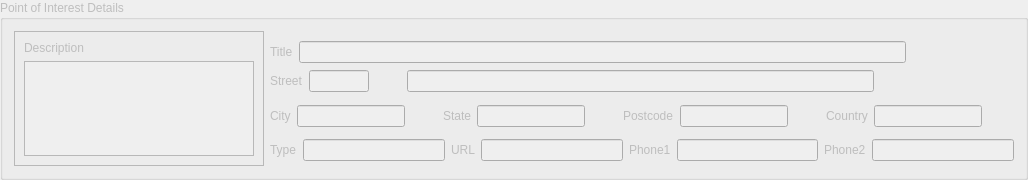
           <widget class="QGroupBox" name="groupBox_Details">
            <property name="enabled">
             <bool>false</bool>
            </property>
            <property name="minimumSize">
             <size>
              <width>0</width>
              <height>180</height>
             </size>
            </property>
            <property name="maximumSize">
             <size>
              <width>16777215</width>
              <height>180</height>
             </size>
            </property>
            <property name="title">
             <string>Point of Interest Details</string>
            </property>
            <layout class="QHBoxLayout" name="horizontalLayout">
             <item>
              <widget class="QFrame" name="frame_3">
               <property name="sizePolicy">
                <sizepolicy hsizetype="MinimumExpanding" vsizetype="MinimumExpanding">
                 <horstretch>0</horstretch>
                 <verstretch>0</verstretch>
                </sizepolicy>
               </property>
               <property name="minimumSize">
                <size>
                 <width>200</width>
                 <height>0</height>
                </size>
               </property>
               <property name="maximumSize">
                <size>
                 <width>250</width>
                 <height>16777215</height>
                </size>
               </property>
               <property name="frameShape">
                <enum>QFrame::StyledPanel</enum>
               </property>
               <property name="frameShadow">
                <enum>QFrame::Raised</enum>
               </property>
               <layout class="QVBoxLayout" name="verticalLayout_3">
                <item>
                 <widget class="QLabel" name="labelDescription">
                  <property name="sizePolicy">
                   <sizepolicy hsizetype="MinimumExpanding" vsizetype="Preferred">
                    <horstretch>0</horstretch>
                    <verstretch>0</verstretch>
                   </sizepolicy>
                  </property>
                  <property name="maximumSize">
                   <size>
                    <width>150</width>
                    <height>16777215</height>
                   </size>
                  </property>
                  <property name="text">
                   <string>Description</string>
                  </property>
                 </widget>
                </item>
                <item>
                 <widget class="QPlainTextEdit" name="plainTextEdit_Description">
                  <property name="sizePolicy">
                   <sizepolicy hsizetype="Expanding" vsizetype="Expanding">
                    <horstretch>0</horstretch>
                    <verstretch>0</verstretch>
                   </sizepolicy>
                  </property>
                  <property name="minimumSize">
                   <size>
                    <width>0</width>
                    <height>0</height>
                   </size>
                  </property>
                  <property name="maximumSize">
                   <size>
                    <width>16777215</width>
                    <height>16777215</height>
                   </size>
                  </property>
                 </widget>
                </item>
               </layout>
              </widget>
             </item>
             <item>
              <layout class="QVBoxLayout" name="verticalLayout_4">
               <property name="leftMargin">
                <number>0</number>
               </property>
               <property name="topMargin">
                <number>5</number>
               </property>
               <property name="bottomMargin">
                <number>0</number>
               </property>
               <item>
                <layout class="QHBoxLayout" name="horizontalLayout_2">
                 <property name="leftMargin">
                  <number>0</number>
                 </property>
                 <property name="topMargin">
                  <number>0</number>
                 </property>
                 <property name="rightMargin">
                  <number>0</number>
                 </property>
                 <item>
                  <layout class="QVBoxLayout" name="verticalLayout_9">
                   <property name="topMargin">
                    <number>0</number>
                   </property>
                   <property name="bottomMargin">
                    <number>0</number>
                   </property>
                   <item>
                    <layout class="QHBoxLayout" name="horizontalLayout_4">
                     <property name="topMargin">
                      <number>0</number>
                     </property>
                     <item>
                      <widget class="QLabel" name="label_4">
                       <property name="text">
                        <string>Title</string>
                       </property>
                      </widget>
                     </item>
                     <item>
                      <widget class="QLineEdit" name="lineEdit_title"/>
                     </item>
                    </layout>
                   </item>
                   <item>
                    <layout class="QHBoxLayout" name="horizontalLayout_5">
                     <property name="leftMargin">
                      <number>0</number>
                     </property>
                     <property name="topMargin">
                      <number>0</number>
                     </property>
                     <item>
                      <widget class="QLabel" name="label">
                       <property name="text">
                        <string>Street</string>
                       </property>
                      </widget>
                     </item>
                     <item>
                      <widget class="QLineEdit" name="lineEdit_Door">
                       <property name="minimumSize">
                        <size>
                         <width>40</width>
                         <height>0</height>
                        </size>
                       </property>
                       <property name="maximumSize">
                        <size>
                         <width>60</width>
                         <height>16777215</height>
                        </size>
                       </property>
                      </widget>
                     </item>
                     <item>
                      <widget class="QLabel" name="label_DoorEdited">
                       <property name="minimumSize">
                        <size>
                         <width>10</width>
                         <height>24</height>
                        </size>
                       </property>
                       <property name="maximumSize">
                        <size>
                         <width>10</width>
                         <height>24</height>
                        </size>
                       </property>
                       <property name="text">
                        <string/>
                       </property>
                       <property name="pixmap">
                        <pixmap resource="icons.qrc">:/icons/editedmarker.png</pixmap>
                       </property>
                       <property name="scaledContents">
                        <bool>true</bool>
                       </property>
                      </widget>
                     </item>
                     <item>
                      <widget class="QLabel" name="label_DoorGeo">
                       <property name="enabled">
                        <bool>false</bool>
                       </property>
                       <property name="minimumSize">
                        <size>
                         <width>10</width>
                         <height>24</height>
                        </size>
                       </property>
                       <property name="maximumSize">
                        <size>
                         <width>10</width>
                         <height>24</height>
                        </size>
                       </property>
                       <property name="text">
                        <string/>
                       </property>
                       <property name="pixmap">
                        <pixmap resource="icons.qrc">:/icons/geomarker.png</pixmap>
                       </property>
                       <property name="scaledContents">
                        <bool>true</bool>
                       </property>
                      </widget>
                     </item>
                     <item>
                      <widget class="QLineEdit" name="lineEdit_Street"/>
                     </item>
                     <item>
                      <widget class="QLabel" name="label_StreetEdited">
                       <property name="minimumSize">
                        <size>
                         <width>10</width>
                         <height>24</height>
                        </size>
                       </property>
                       <property name="maximumSize">
                        <size>
                         <width>10</width>
                         <height>24</height>
                        </size>
                       </property>
                       <property name="text">
                        <string/>
                       </property>
                       <property name="pixmap">
                        <pixmap resource="icons.qrc">:/icons/editedmarker.png</pixmap>
                       </property>
                       <property name="scaledContents">
                        <bool>true</bool>
                       </property>
                      </widget>
                     </item>
                     <item>
                      <widget class="QLabel" name="label_StreetGeo">
                       <property name="enabled">
                        <bool>false</bool>
                       </property>
                       <property name="sizePolicy">
                        <sizepolicy hsizetype="Preferred" vsizetype="Preferred">
                         <horstretch>0</horstretch>
                         <verstretch>0</verstretch>
                        </sizepolicy>
                       </property>
                       <property name="minimumSize">
                        <size>
                         <width>10</width>
                         <height>24</height>
                        </size>
                       </property>
                       <property name="maximumSize">
                        <size>
                         <width>10</width>
                         <height>24</height>
                        </size>
                       </property>
                       <property name="text">
                        <string/>
                       </property>
                       <property name="pixmap">
                        <pixmap resource="icons.qrc">:/icons/geomarker.png</pixmap>
                       </property>
                       <property name="scaledContents">
                        <bool>true</bool>
                       </property>
                      </widget>
                     </item>
                    </layout>
                   </item>
                  </layout>
                 </item>
                 <item>
                  <widget class="QLabel" name="label_MarkerPinError">
                   <property name="minimumSize">
                    <size>
                     <width>48</width>
                     <height>48</height>
                    </size>
                   </property>
                   <property name="maximumSize">
                    <size>
                     <width>48</width>
                     <height>48</height>
                    </size>
                   </property>
                   <property name="text">
                    <string/>
                   </property>
                   <property name="pixmap">
                    <pixmap resource="icons.qrc">:/icons/panelpin-error.png</pixmap>
                   </property>
                   <property name="scaledContents">
                    <bool>true</bool>
                   </property>
                   <property name="alignment">
                    <set>Qt::AlignCenter</set>
                   </property>
                  </widget>
                 </item>
                 <item>
                  <widget class="QLabel" name="label_MarkerPin">
                   <property name="enabled">
                    <bool>false</bool>
                   </property>
                   <property name="minimumSize">
                    <size>
                     <width>48</width>
                     <height>48</height>
                    </size>
                   </property>
                   <property name="maximumSize">
                    <size>
                     <width>48</width>
                     <height>48</height>
                    </size>
                   </property>
                   <property name="text">
                    <string/>
                   </property>
                   <property name="pixmap">
                    <pixmap resource="icons.qrc">:/icons/panelpin.png</pixmap>
                   </property>
                   <property name="scaledContents">
                    <bool>true</bool>
                   </property>
                   <property name="alignment">
                    <set>Qt::AlignCenter</set>
                   </property>
                  </widget>
                 </item>
                </layout>
               </item>
               <item>
                <layout class="QHBoxLayout" name="horizontalLayout_6">
                 <property name="topMargin">
                  <number>0</number>
                 </property>
                 <item>
                  <widget class="QLabel" name="label_5">
                   <property name="text">
                    <string>City</string>
                   </property>
                  </widget>
                 </item>
                 <item>
                  <widget class="QLineEdit" name="lineEdit_City"/>
                 </item>
                 <item>
                  <widget class="QLabel" name="label_CityEdited">
                   <property name="minimumSize">
                    <size>
                     <width>10</width>
                     <height>24</height>
                    </size>
                   </property>
                   <property name="maximumSize">
                    <size>
                     <width>10</width>
                     <height>24</height>
                    </size>
                   </property>
                   <property name="text">
                    <string/>
                   </property>
                   <property name="pixmap">
                    <pixmap resource="icons.qrc">:/icons/editedmarker.png</pixmap>
                   </property>
                   <property name="scaledContents">
                    <bool>true</bool>
                   </property>
                  </widget>
                 </item>
                 <item>
                  <widget class="QLabel" name="label_CityGeo">
                   <property name="enabled">
                    <bool>false</bool>
                   </property>
                   <property name="minimumSize">
                    <size>
                     <width>10</width>
                     <height>24</height>
                    </size>
                   </property>
                   <property name="maximumSize">
                    <size>
                     <width>10</width>
                     <height>24</height>
                    </size>
                   </property>
                   <property name="text">
                    <string/>
                   </property>
                   <property name="pixmap">
                    <pixmap resource="icons.qrc">:/icons/geomarker.png</pixmap>
                   </property>
                   <property name="scaledContents">
                    <bool>true</bool>
                   </property>
                  </widget>
                 </item>
                 <item>
                  <widget class="QLabel" name="label_6">
                   <property name="text">
                    <string>State</string>
                   </property>
                  </widget>
                 </item>
                 <item>
                  <widget class="QLineEdit" name="lineEdit_State"/>
                 </item>
                 <item>
                  <widget class="QLabel" name="label_StateEdited">
                   <property name="enabled">
                    <bool>false</bool>
                   </property>
                   <property name="sizePolicy">
                    <sizepolicy hsizetype="Preferred" vsizetype="Preferred">
                     <horstretch>0</horstretch>
                     <verstretch>0</verstretch>
                    </sizepolicy>
                   </property>
                   <property name="minimumSize">
                    <size>
                     <width>10</width>
                     <height>24</height>
                    </size>
                   </property>
                   <property name="maximumSize">
                    <size>
                     <width>10</width>
                     <height>24</height>
                    </size>
                   </property>
                   <property name="text">
                    <string/>
                   </property>
                   <property name="pixmap">
                    <pixmap resource="icons.qrc">:/icons/editedmarker.png</pixmap>
                   </property>
                   <property name="scaledContents">
                    <bool>true</bool>
                   </property>
                  </widget>
                 </item>
                 <item>
                  <widget class="QLabel" name="label_StateGeo">
                   <property name="enabled">
                    <bool>false</bool>
                   </property>
                   <property name="minimumSize">
                    <size>
                     <width>10</width>
                     <height>24</height>
                    </size>
                   </property>
                   <property name="maximumSize">
                    <size>
                     <width>10</width>
                     <height>24</height>
                    </size>
                   </property>
                   <property name="text">
                    <string/>
                   </property>
                   <property name="pixmap">
                    <pixmap resource="icons.qrc">:/icons/geomarker.png</pixmap>
                   </property>
                   <property name="scaledContents">
                    <bool>true</bool>
                   </property>
                  </widget>
                 </item>
                 <item>
                  <widget class="QLabel" name="label_7">
                   <property name="text">
                    <string>Postcode</string>
                   </property>
                  </widget>
                 </item>
                 <item>
                  <widget class="QLineEdit" name="lineEdit_Postcode">
                   <property name="maximumSize">
                    <size>
                     <width>120</width>
                     <height>16777215</height>
                    </size>
                   </property>
                  </widget>
                 </item>
                 <item>
                  <widget class="QLabel" name="label_PostcodeEdited">
                   <property name="enabled">
                    <bool>false</bool>
                   </property>
                   <property name="minimumSize">
                    <size>
                     <width>10</width>
                     <height>24</height>
                    </size>
                   </property>
                   <property name="maximumSize">
                    <size>
                     <width>10</width>
                     <height>24</height>
                    </size>
                   </property>
                   <property name="text">
                    <string/>
                   </property>
                   <property name="pixmap">
                    <pixmap resource="icons.qrc">:/icons/editedmarker.png</pixmap>
                   </property>
                   <property name="scaledContents">
                    <bool>true</bool>
                   </property>
                  </widget>
                 </item>
                 <item>
                  <widget class="QLabel" name="label_PostcodeGeo">
                   <property name="enabled">
                    <bool>false</bool>
                   </property>
                   <property name="minimumSize">
                    <size>
                     <width>10</width>
                     <height>24</height>
                    </size>
                   </property>
                   <property name="maximumSize">
                    <size>
                     <width>10</width>
                     <height>24</height>
                    </size>
                   </property>
                   <property name="text">
                    <string/>
                   </property>
                   <property name="pixmap">
                    <pixmap resource="icons.qrc">:/icons/geomarker.png</pixmap>
                   </property>
                   <property name="scaledContents">
                    <bool>true</bool>
                   </property>
                  </widget>
                 </item>
                 <item>
                  <widget class="QLabel" name="label_8">
                   <property name="text">
                    <string>Country</string>
                   </property>
                  </widget>
                 </item>
                 <item>
                  <widget class="QLineEdit" name="lineEdit_Country"/>
                 </item>
                 <item>
                  <widget class="QLabel" name="label_CountryEdited">
                   <property name="minimumSize">
                    <size>
                     <width>10</width>
                     <height>24</height>
                    </size>
                   </property>
                   <property name="maximumSize">
                    <size>
                     <width>10</width>
                     <height>24</height>
                    </size>
                   </property>
                   <property name="text">
                    <string/>
                   </property>
                   <property name="pixmap">
                    <pixmap resource="icons.qrc">:/icons/editedmarker.png</pixmap>
                   </property>
                   <property name="scaledContents">
                    <bool>true</bool>
                   </property>
                  </widget>
                 </item>
                 <item>
                  <widget class="QLabel" name="label_CountryGeo">
                   <property name="enabled">
                    <bool>false</bool>
                   </property>
                   <property name="minimumSize">
                    <size>
                     <width>10</width>
                     <height>24</height>
                    </size>
                   </property>
                   <property name="maximumSize">
                    <size>
                     <width>10</width>
                     <height>24</height>
                    </size>
                   </property>
                   <property name="text">
                    <string/>
                   </property>
                   <property name="pixmap">
                    <pixmap resource="icons.qrc">:/icons/geomarker.png</pixmap>
                   </property>
                   <property name="scaledContents">
                    <bool>true</bool>
                   </property>
                  </widget>
                 </item>
                </layout>
               </item>
               <item>
                <layout class="QHBoxLayout" name="horizontalLayout_3">
                 <property name="topMargin">
                  <number>0</number>
                 </property>
                 <item>
                  <widget class="QLabel" name="label_2">
                   <property name="text">
                    <string>Type</string>
                   </property>
                  </widget>
                 </item>
                 <item>
                  <widget class="QLineEdit" name="lineEdit_Type">
                   <property name="minimumSize">
                    <size>
                     <width>40</width>
                     <height>0</height>
                    </size>
                   </property>
                   <property name="maximumSize">
                    <size>
                     <width>200</width>
                     <height>16777215</height>
                    </size>
                   </property>
                  </widget>
                 </item>
                 <item>
                  <widget class="QLabel" name="label_3">
                   <property name="text">
                    <string>URL</string>
                   </property>
                  </widget>
                 </item>
                 <item>
                  <widget class="QLineEdit" name="lineEdit_Url"/>
                 </item>
                 <item>
                  <widget class="QLabel" name="labelPhone">
                   <property name="sizePolicy">
                    <sizepolicy hsizetype="Minimum" vsizetype="Preferred">
                     <horstretch>0</horstretch>
                     <verstretch>0</verstretch>
                    </sizepolicy>
                   </property>
                   <property name="text">
                    <string>Phone1</string>
                   </property>
                   <property name="buddy">
                    <cstring>lineEdit_Phone1</cstring>
                   </property>
                  </widget>
                 </item>
                 <item>
                  <widget class="QLineEdit" name="lineEdit_Phone1">
                   <property name="sizePolicy">
                    <sizepolicy hsizetype="MinimumExpanding" vsizetype="Fixed">
                     <horstretch>0</horstretch>
                     <verstretch>0</verstretch>
                    </sizepolicy>
                   </property>
                   <property name="minimumSize">
                    <size>
                     <width>80</width>
                     <height>0</height>
                    </size>
                   </property>
                   <property name="maximumSize">
                    <size>
                     <width>200</width>
                     <height>16777215</height>
                    </size>
                   </property>
                  </widget>
                 </item>
                 <item>
                  <widget class="QLabel" name="label_9">
                   <property name="text">
                    <string>Phone2</string>
                   </property>
                  </widget>
                 </item>
                 <item>
                  <widget class="QLineEdit" name="lineEdit_Phone2">
                   <property name="minimumSize">
                    <size>
                     <width>80</width>
                     <height>0</height>
                    </size>
                   </property>
                   <property name="maximumSize">
                    <size>
                     <width>200</width>
                     <height>16777215</height>
                    </size>
                   </property>
                  </widget>
                 </item>
                </layout>
               </item>
              </layout>
             </item>
            </layout>
           </widget>
